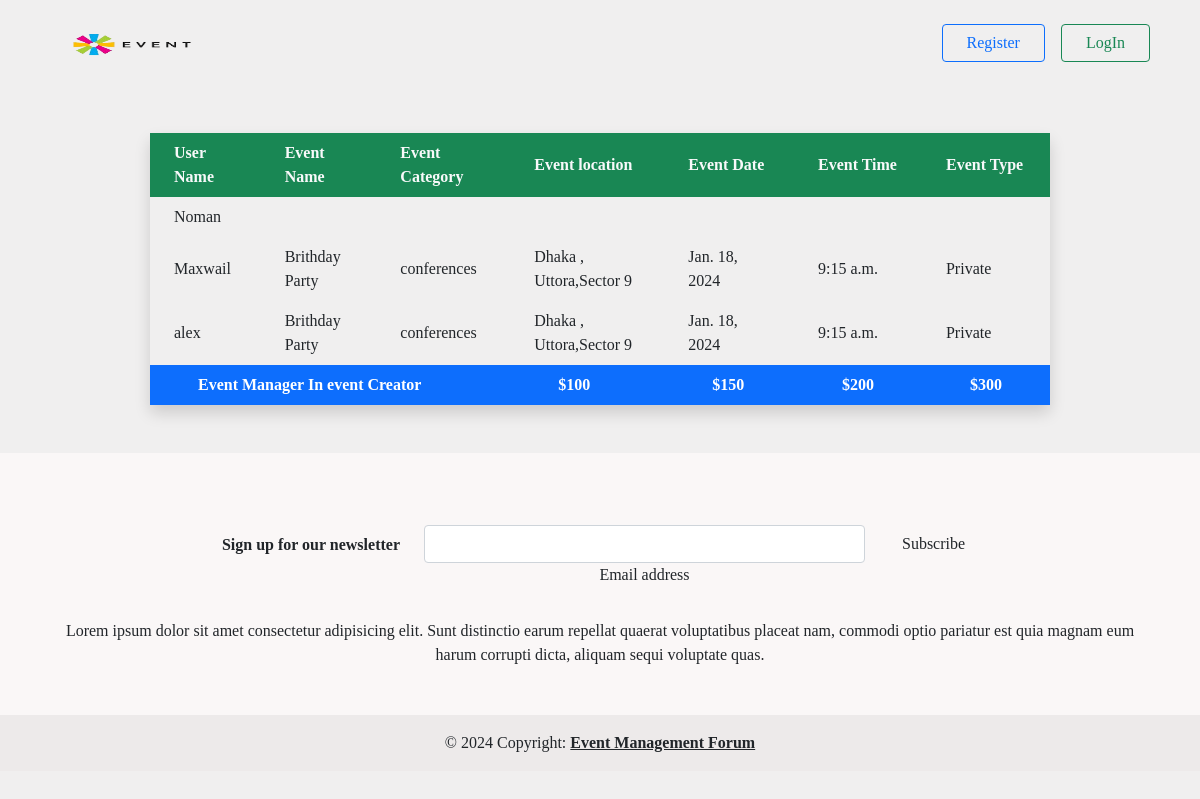
/event/confrim/, run on the app's committed database.
### Event_creation/models.py (models this page shows, shortened)
class Confirm_Event (models.Model):
    user = models.ForeignKey(User, on_delete=models.CASCADE)
    save_events = models.ManyToManyField(Event_creation_model,related_name='save_events')
    creation_time = models.DateTimeField(auto_now_add=True)

class Event_creation_model(models.Model):
    event_category = models.ForeignKey(
        Event_category, blank=True, null=True, on_delete=models.CASCADE, default=None
    )
    user = models.ForeignKey(User, blank=True,on_delete=models.CASCADE,null=True)
    count = models.IntegerField(default=0)
    event_name = models.CharField(max_length=250)
    date = models.DateField()
    time = models.TimeField()
    location = models.CharField(max_length=50)
    description = models.TextField()
    event_type = models.CharField(
        max_length=50, choices=EVENT_TYPE_CHOICES, default="Pablic"
    )

### EventCategory/models.py (models this page shows)
class Event_category(models.Model):
    event_category_tags = models.CharField(max_length=50)
    def __str__(self):
        return self.event_category_tags

### Event_creation/views.py (the view)
# urls.py: path("confrim/", views.ConfirmDetailListView.as_view(),name='confrim'),
class ConfirmDetailListView(ListView):
    template_name = 'confrim_user.html'
    model = Confirm_Event
    context_object_name = 'confrim_user'
    def get_queryset(self):
        return Confirm_Event.objects.all()

### Event_creation/templates/confrim_user.html
{% extends 'base.html'%}
{% block content %}
<div class="table-responsive">
  <table class="table-auto mx-auto w-75 shadow rounded px-5 mt-5 mb-5">
    <thead class="bg-success text-white text-left">
    <tr class=" rounded p-5  text-light fw-bold">
      <th class="px-4 py-2">User Name </th>
      <th class="px-4 py-2">Event Name </th>
      <th class="px-4 py-2">Event Category</th>
      <th class="px-4 py-2">Event location </th>
      <th class="px-4 py-2">Event Date </th>
      <th class="px-4 py-2">Event Time </th>
      <th class="px-4 py-2">Event Type </th>
    </tr>
  </thead>
  <tbody>
    {% for i in confrim_user %}
    <tr>
      <td class="px-4 py-2">
        {{ i.user.username }}
      </td>
      {% for event in i.save_events.all %}
      <td class="px-4 py-2">
        {{ event.event_name }}
      </td>
      <td class="px-4 py-2">
        {{event.event_category}}
      </td>
      <td class="px-4 py-2">
        {{event.location}}
      </td>
      <td class="px-4 py-2">
        {{event.date}}
      </td>
      <td class="px-4 py-2">
        {{event.time}}
      </td>
      <td class="px-4 py-2">
        {{event.event_type}}
      </td>
      {% endfor %}
    </tr>
    {% endfor %}
    <tr class="bg-primary text-white">
      <th class="px-lg-5 py-2 text-right" colspan="3">Event Manager In event Creator </th>
      <th class="px-lg-5 py-2 text-left">
        $100
      </th>
      <th class="px-lg-5 py-2 text-left">
        $150
      </th>
      <th class="px-lg-5 py-2 text-left">
        $200
      </th>
      <th class="px-lg-5 py-2 text-left">
        $300
      </th>
    </tr>
  </tbody>
</table>
</div>
{% endblock %}

### core/templates/base.html (style rules this page uses)
body { font-family: "Trirong", serif; background-color: rgb(240, 239, 239); }

### data on the page
Confirm_Event: user.username "Noman"
Confirm_Event: user.username "Maxwail"
Event_creation_model: event_name "Brithday Party", event_category "conferences", location "Dhaka , Uttora,Sector 9", date "Jan. 18, 2024", time "9:15 a.m.", event_type "Private"
Confirm_Event: user.username "alex"
